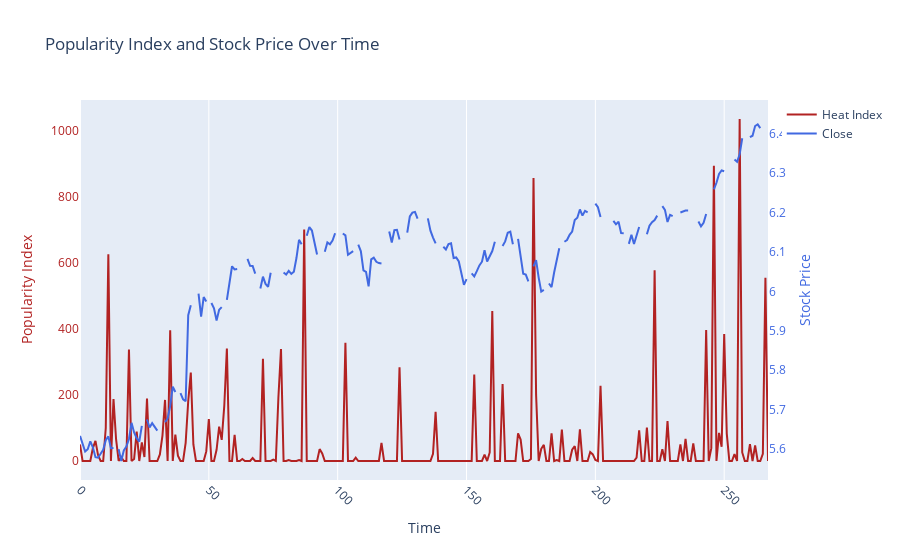
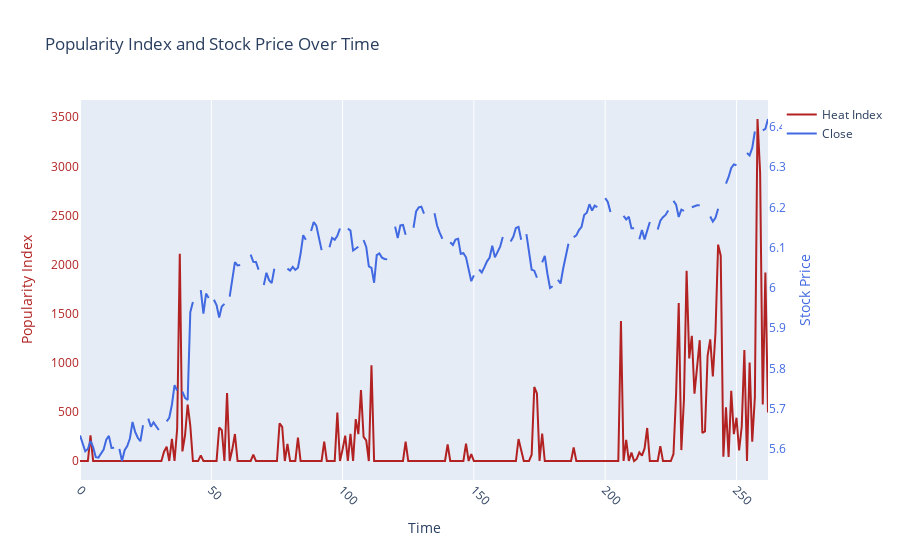
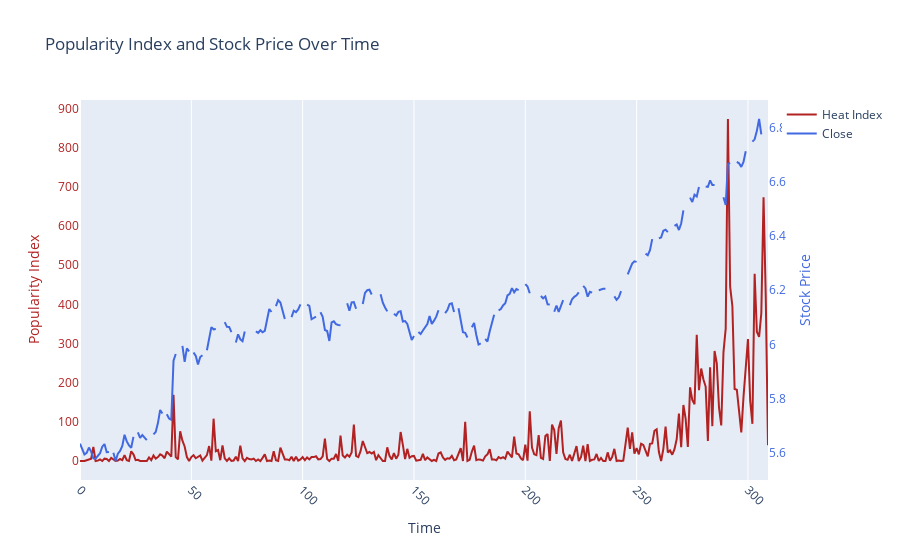

Notebook code for these charts, in order:
### Markdown cell above
i want to generate a data dashboard with python plotly. the dashboard contains the following elements:
1) a timeseries plot with stock prices; 2) word cloud, i need a button to choose the a topic; 3) timeseries of specific topic, i need a button to choose the topic

### Code cell
import dash
import dash_core_components as dcc
from dash import html
from dash.dependencies import Input, Output
import plotly.express as px
from wordcloud import WordCloud
import pandas as pd
import numpy as np


# Initialize the Dash app
app = dash.Dash(__name__)

# Define app styles
app.layout = html.Div([
    html.H1("Data Dashboard", style={'textAlign': 'center', 'marginBottom': '20px'}),
    
    # Timeseries plot with stock prices -- company under wallstree

    html.Div([
        html.H3("Select company to explore its investor sentiment overtime:", style={'textAlign': 'center'}),
        dcc.Dropdown(
            id='bet-company-dropdown',
            options=[{'label': company, 'value': company} for company in bet_company],
            value=subreddits[0],
            style={'width': '50%', 'margin': '0 auto'}
        ),
#         html.H3("Word Cloud", style={'textAlign': 'center'}),
          dcc.Graph(
        id='stock-price-plot',
        config={'displayModeBar': False},
        style={'height': '400px'}
    )
    ], style={'marginBottom': '20px'}),
    
    # Word cloud
    html.Div([
        html.H3("Select topic in WallStreetBet to generate word cloud:", style={'textAlign': 'center'}),
        dcc.Dropdown(
            id='topic-dropdown',
            options=[{'label': topic, 'value': topic} for topic in ['NVDA','AI']],
            value=subreddits[0],
            style={'width': '50%', 'margin': '0 auto'}
        ),
#         html.H3("Word Cloud", style={'textAlign': 'center'}),
        dcc.Graph(
            id='word-cloud',
            config={'displayModeBar': False},
            style={'height': '300px'}
        )
    ], style={'marginBottom': '20px'}),
    
    # Dropdown for product selection, plot polularity index
    html.Div([
        html.H3("Select AI product", style={'textAlign': 'center'}),
        dcc.Dropdown(
            id='product-dropdown',
            options=[{'label': product, 'value': product} for product in products],
            value=subreddits[0],
            style={'width': '50%', 'margin': '0 auto'}
        ),
        dcc.Graph(
            id='product-polularity-index-timeseries-plot',
            config={'displayModeBar': False},
            style={'height': '300px'}
        )
    ], style={'marginBottom': '20px'}),
    
    # Dropdown for company selection, plot polularity index
    html.Div([
        html.H3("Select AI company", style={'textAlign': 'center'}),
        dcc.Dropdown(
            id='company-dropdown',
            options=[{'label': company, 'value': company} for company in companies],
            value=subreddits[0],
            style={'width': '50%', 'margin': '0 auto'}
        ),
        dcc.Graph(
            id='company-polularity-index-timeseries-plot',
            config={'displayModeBar': False},
            style={'height': '300px'}
        )
    ], style={'marginBottom': '20px'}),
    
])

# Callback to update stock price plot
@app.callback(
    Output('stock-price-plot', 'figure'),
    Input('bet-company-dropdown', 'value')
)
def update_stock_price_plot(relayoutData):
    # Update stock price plot based on user interaction (if needed)
    fig = px.line(stock_data, x='Date', y='StockPrice', title='Stock Prices Over Time')
    fig.update_layout(
        margin=dict(l=20, r=20, t=40, b=20),
        paper_bgcolor='rgba(0,0,0,0)',
        plot_bgcolor='rgba(0,0,0,0)',
        font=dict(family='Arial', size=12, color='black')
    )
    return fig

# Callback to update word cloud
@app.callback(
    Output('word-cloud', 'figure'),
    Input('topic-dropdown', 'value')
)
def update_word_cloud(selected_topic):
    # Generate word cloud
    if selected_topic =="AI":
        wordcloud = WordCloud(background_color = 'white',width=800, height=400).generate(text_data_ai)
    elif selected_topic =="NVDA":
        wordcloud = WordCloud(background_color = 'white',width=800, height=400).generate(text_data_nvda)
    else: 
        wordcloud = WordCloud(background_color = 'white',width=800, height=400).generate(text_data_ai)
    fig = px.imshow(wordcloud, title='Word Cloud')
    fig.update_layout(
        margin=dict(l=20, r=20, t=40, b=20),
        paper_bgcolor='white',  # Change paper background color to white
        plot_bgcolor='white',   # Change plot background color to white
        font=dict(family='Arial', size=12, color='White')
    )
    fig.update_xaxes(showticklabels=False)
    fig.update_yaxes(showticklabels=False)
    return fig

# Callback to update topic-specific timeseries plot
@app.callback(
    Output('product-polularity-index-timeseries-plot', 'figure'),
    Input('product-dropdown', 'value')
)
def update_topic_timeseries_plot(selected_product):
    # 创建图表
    grouped = pd.read_parquet('output/HeatOutput/Wallstreetbets_topic/HeatData_bets_{}.parquet'.format(selected_product))
    fig = go.Figure()

    # 添加 heat index 曲线
    fig.add_trace(go.Scatter(x=grouped.index, y=grouped['heat_index'], mode='lines', name='Heat Index', line=dict(color='firebrick')))

    # 添加 Close 曲线
    fig.add_trace(go.Scatter(x=grouped.index, y=filtered_df.groupby('time')['Close'].mean(), mode='lines', name='Close', yaxis='y2', line=dict(color='royalblue')))

    # 设置布局
    fig.update_layout(title='Popularity Index and Stock Price Over Time',
                      xaxis=dict(title='Time', tickangle=45),
                      yaxis=dict(title='Popularity Index', side='left', showgrid=False, zeroline=False, color='firebrick'),
                      yaxis2=dict(title='Stock Price', side='right', overlaying='y', showgrid=False, zeroline=False, color='royalblue'))

    # 显示图表
    fig.show()
    return fig

# Callback to update topic-specific timeseries plot
@app.callback(
    Output('company-polularity-index-timeseries-plot', 'figure'),
    Input('company-dropdown', 'value')
)
def update_topic_timeseries_plot_company(selected_company):
    # 创建图表
    grouped = pd.read_parquet('output/HeatOutput/Subreddit/HeatData_bets_{}.parquet'.format(selected_company))
    fig = go.Figure()

    # 添加 heat index 曲线
    fig.add_trace(go.Scatter(x=grouped.index, y=grouped['heat_index'], mode='lines', name='Heat Index', line=dict(color='firebrick')))

    # 添加 Close 曲线
    fig.add_trace(go.Scatter(x=grouped.index, y=filtered_df.groupby('time')['Close'].mean(), mode='lines', name='Close', yaxis='y2', line=dict(color='royalblue')))

    # 设置布局
    fig.update_layout(title='Popularity Index and Stock Price Over Time',
                      xaxis=dict(title='Time', tickangle=45),
                      yaxis=dict(title='Popularity Index', side='left', showgrid=False, zeroline=False, color='firebrick'),
                      yaxis2=dict(title='Stock Price', side='right', overlaying='y', showgrid=False, zeroline=False, color='royalblue'))

    # 显示图表
    fig.show()
    return fig

if __name__ == '__main__':
    app.run_server(debug=True,port=8080)

### Figure 1 — Plotly figure (JSON) as saved in the notebook; plotly's stock layout.template omitted (floating-point values rounded to 4 significant figures; data arrays with more than 128 entries replaced by an {"elided": "..."} marker saying what was removed)
{"data": [{"line": {"color": "firebrick"}, "mode": "lines", "name": "Heat Index", "type": "scatter", "x": {"elided": "268 int values"}, "y": {"elided": "268 int values"}}, {"line": {"color": "royalblue"}, "mode": "lines", "name": "Close", "type": "scatter", "x": {"elided": "268 int values"}, "y": {"elided": "310 float values"}, "yaxis": "y2"}], "layout": {"title": {"text": "Popularity Index and Stock Price Over Time"}, "xaxis": {"tickangle": 45, "title": {"text": "Time"}}, "yaxis": {"color": "firebrick", "showgrid": false, "side": "left", "title": {"text": "Popularity Index"}, "zeroline": false}, "yaxis2": {"color": "royalblue", "overlaying": "y", "showgrid": false, "side": "right", "title": {"text": "Stock Price"}, "zeroline": false}}}

### Figure 2 — Plotly figure (JSON) as saved in the notebook; plotly's stock layout.template omitted (floating-point values rounded to 4 significant figures; data arrays with more than 128 entries replaced by an {"elided": "..."} marker saying what was removed)
{"data": [{"line": {"color": "firebrick"}, "mode": "lines", "name": "Heat Index", "type": "scatter", "x": {"elided": "263 int values"}, "y": {"elided": "263 int values"}}, {"line": {"color": "royalblue"}, "mode": "lines", "name": "Close", "type": "scatter", "x": {"elided": "263 int values"}, "y": {"elided": "310 float values"}, "yaxis": "y2"}], "layout": {"title": {"text": "Popularity Index and Stock Price Over Time"}, "xaxis": {"tickangle": 45, "title": {"text": "Time"}}, "yaxis": {"color": "firebrick", "showgrid": false, "side": "left", "title": {"text": "Popularity Index"}, "zeroline": false}, "yaxis2": {"color": "royalblue", "overlaying": "y", "showgrid": false, "side": "right", "title": {"text": "Stock Price"}, "zeroline": false}}}

### Figure 3 — Plotly figure (JSON) as saved in the notebook; plotly's stock layout.template omitted (floating-point values rounded to 4 significant figures; data arrays with more than 128 entries replaced by an {"elided": "..."} marker saying what was removed)
{"data": [{"line": {"color": "firebrick"}, "mode": "lines", "name": "Heat Index", "type": "scatter", "x": {"elided": "310 int values"}, "y": {"elided": "310 int values"}}, {"line": {"color": "royalblue"}, "mode": "lines", "name": "Close", "type": "scatter", "x": {"elided": "310 int values"}, "y": {"elided": "310 float values"}, "yaxis": "y2"}], "layout": {"title": {"text": "Popularity Index and Stock Price Over Time"}, "xaxis": {"tickangle": 45, "title": {"text": "Time"}}, "yaxis": {"color": "firebrick", "showgrid": false, "side": "left", "title": {"text": "Popularity Index"}, "zeroline": false}, "yaxis2": {"color": "royalblue", "overlaying": "y", "showgrid": false, "side": "right", "title": {"text": "Stock Price"}, "zeroline": false}}}
